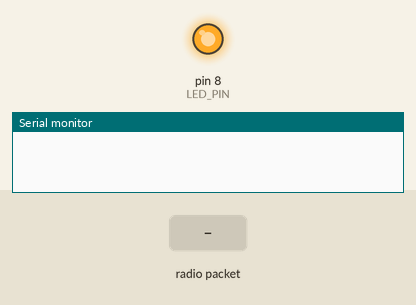
Simulated run of this sketch. Board: Arduino Uno, built with avr-gcc and run on an emulated ATmega328P. On the bench: output pins drawn as LEDs (lit = HIGH), the last lines printed to the serial monitor. The inputs (shaded band) are chosen by the test bench. No radio packets arrive unless stated.

Above: at 1.2 s.
1.3 s: radio packet "Transmitter" arrives
At 1.7 s:
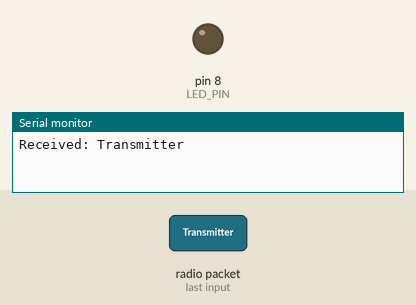
3.3 s: radio packet "Receiver" arrives
At 4.6 s:
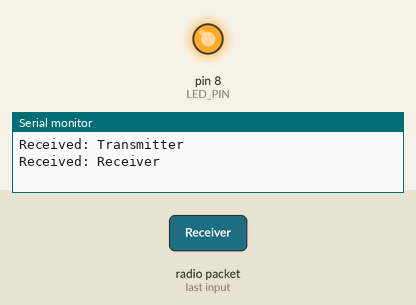
4.8 s: radio packet "1" arrives
At 5.2 s:
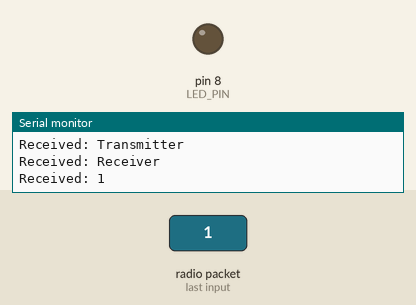
Timing chart, 0 to 7.8 s (numbered marks = the images above; inputs shaded):
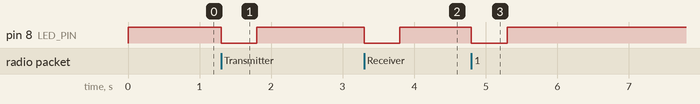

Measured:
- after the input at 1.3 s, pin 8 (LED_PIN): HIGH → LOW at once, → HIGH 0.50 s later
- after the input at 3.3 s, pin 8 (LED_PIN): HIGH → LOW at once, → HIGH 0.50 s later
- after the input at 4.8 s, pin 8 (LED_PIN): HIGH → LOW at once, → HIGH 0.50 s later

The sketch:

NRF24L01_Transceiver_ESP32.ino
```cpp
/*
🔌Wiring (Important)
 NRF24L01 → ESP32 (same for both boards)

| NRF24L01 | ESP32-C3 Mini |
| -------- | ------------- |
| VCC      | 3.3V          |
| GND      | GND           |
| CE       | GPIO 7        |
| CSN      | GPIO 10       |
| SCK      | GPIO 4        |
| MOSI     | GPIO 6        |
| MISO     | GPIO 5        |

*/

#include <SPI.h>
#include <nRF24L01.h>
#include <RF24.h>

#define CE_PIN 7
#define CSN_PIN 10

RF24 radio(CE_PIN, CSN_PIN);

const byte address[6] = "GP003";

const String type = "Receiver";
// const String type = "Transmitter";

#define LED_PIN 8

void setup() {
  Serial.begin(115200);
  radio.begin();
  if(type == "Transmitter") {
    radio.openWritingPipe(address);
    radio.setChannel(108);
    radio.setDataRate(RF24_250KBPS);
    radio.setPALevel(RF24_PA_HIGH);
    radio.stopListening();
  } else if(type.equals("Receiver")) {
    radio.openReadingPipe(0, address);
    radio.setChannel(108);
    radio.setDataRate(RF24_250KBPS);
    radio.setPALevel(RF24_PA_HIGH);
    radio.startListening();
  }

  pinMode(LED_PIN, OUTPUT);
}

void loop() {
  digitalWrite(LED_PIN, HIGH);

  if(type == "Transmitter") {
    const char text[] = "Hello World";
    radio.write(&text, sizeof(text));
    Serial.println("Sent: " + String(text));
    delay(1000);
  } else if(type.equals("Receiver")) {
    if (radio.available()) {
      char text[32] = "";
      radio.read(&text, sizeof(text));
      Serial.println("Received: " + String(text));

      digitalWrite(LED_PIN, LOW);
      delay(500);
    }
  }
}
```
